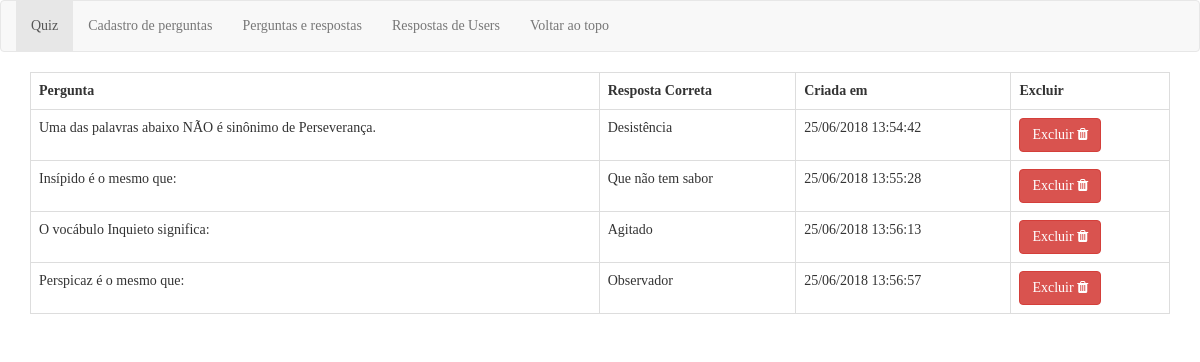
The page /questions_answers.php (signed in) on the database its author committed.
### tables this page shows
CREATE TABLE `questions` (
  `id` int(11) UNSIGNED NOT NULL,
  `body` varchar(250) NOT NULL,
  `answer_id` int(11) NOT NULL,
  `created_at` datetime NOT NULL,
  `updated_at` datetime NOT NULL,
  `description_options` varchar(50) DEFAULT NULL
);

### questions_answers.php (the view, shortened to what this page needs)
<?php
require 'inc/init.php';
if (!empty($_SESSION['user']))
{
	$sql = "SELECT *FROM questions  ";
	$stm = $connection->prepare($sql);
	$stm->execute();
	$data = $stm->fetchAll(PDO::FETCH_OBJ);
}
else
{
	echo("<script type='text/javascript'> bootbox.alert('Usuário não logado');</script>");
	header("Location: login.php");
}
?>
<!DOCTYPE HTML>
<html>
<head>
<link href="css/bootstrap.css" rel="stylesheet" />
<link href="css/font-awesome.min.css" rel="stylesheet" />
<script type="text/javascript" src="js/bootstrap.min.js" ></script></head>
</head>
<body style="font-family:verdana;">
    <nav class="navbar navbar-default">
       <div class="container-fluid">
          <ul class="nav navbar-nav">
             <li class="active"><a href="index.php">Quiz</a></li>
             <li><a href="add-question.php">Cadastro de perguntas</a></li>
			 <li><a href="questions_answers.php">Perguntas e respostas</a></li>
			 <li><a href="answers_users.php">Respostas de Users</a></li>
             <li><a href="quiz_destroy.php">Voltar ao topo</a></li>
          </ul>
       </div>
    </nav>
<div class="container">
   <table class="table table-bordered">
		<tr >
		    <th>Pergunta</th>
			<th>Resposta Correta</th>
			<th>Criada em</th>
			<th>Excluir</th>
        <?php foreach($data as $d){ ?>
		<tr>
			<td><?=$d->body?></td>
			<td><?=$d->description_options?></td>
            <td><?=date("d/m/Y H:i:s", strtotime($d->created_at));?></td>
			<td><a  href="javascript:func()" class="btn btn-danger" onclick="DeleteConfirm(<?=$d->id ?>)" >Excluir  <i class="fa fa-trash" aria-hidden="true"></i> </a></td>
		</tr>
       <?php } ?>
    </table>
</div>
</body>
</html>

### rows shown on the page
questions: body "Uma das palavras abaixo NÃO é sinônimo de Perseverança.", description_options "Desistência", created_at "25/06/2018 13:54:42"
questions: body "Insípido é o mesmo que:", description_options "Que não tem sabor", created_at "25/06/2018 13:55:28"
questions: body "O vocábulo Inquieto significa:", description_options "Agitado", created_at "25/06/2018 13:56:13"
questions: body "Perspicaz é o mesmo que:", description_options "Observador", created_at "25/06/2018 13:56:57"
